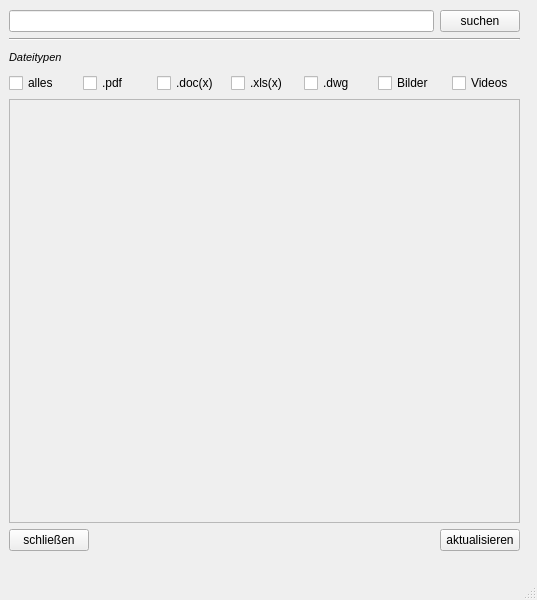
<?xml version="1.0" encoding="UTF-8"?>
<ui version="4.0">
 <class>MainWindow</class>
 <widget class="QMainWindow" name="MainWindow">
  <property name="geometry">
   <rect>
    <x>0</x>
    <y>0</y>
    <width>537</width>
    <height>600</height>
   </rect>
  </property>
  <property name="windowTitle">
   <string>MainWindow</string>
  </property>
  <widget class="QWidget" name="centralwidget">
   <widget class="QWidget" name="">
    <property name="geometry">
     <rect>
      <x>9</x>
      <y>10</y>
      <width>511</width>
      <height>541</height>
     </rect>
    </property>
    <layout class="QVBoxLayout" name="verticalLayout">
     <item>
      <layout class="QHBoxLayout" name="horizontalLayout_3">
       <item>
        <widget class="QLineEdit" name="lineEdit"/>
       </item>
       <item>
        <widget class="QPushButton" name="pushButton">
         <property name="text">
          <string>suchen</string>
         </property>
        </widget>
       </item>
      </layout>
     </item>
     <item>
      <widget class="Line" name="line">
       <property name="orientation">
        <enum>Qt::Horizontal</enum>
       </property>
      </widget>
     </item>
     <item>
      <layout class="QHBoxLayout" name="horizontalLayout_2">
       <item>
        <widget class="QLabel" name="label">
         <property name="font">
          <font>
           <pointsize>8</pointsize>
           <italic>true</italic>
          </font>
         </property>
         <property name="text">
          <string>Dateitypen</string>
         </property>
        </widget>
       </item>
       <item>
        <spacer name="horizontalSpacer">
         <property name="orientation">
          <enum>Qt::Horizontal</enum>
         </property>
         <property name="sizeHint" stdset="0">
          <size>
           <width>378</width>
           <height>20</height>
          </size>
         </property>
        </spacer>
       </item>
      </layout>
     </item>
     <item>
      <layout class="QHBoxLayout" name="horizontalLayout">
       <item>
        <widget class="QCheckBox" name="checkBox">
         <property name="text">
          <string>alles</string>
         </property>
        </widget>
       </item>
       <item>
        <widget class="QCheckBox" name="checkBox_2">
         <property name="text">
          <string>.pdf</string>
         </property>
        </widget>
       </item>
       <item>
        <widget class="QCheckBox" name="checkBox_5">
         <property name="text">
          <string>.doc(x)</string>
         </property>
        </widget>
       </item>
       <item>
        <widget class="QCheckBox" name="checkBox_6">
         <property name="text">
          <string>.xls(x)</string>
         </property>
        </widget>
       </item>
       <item>
        <widget class="QCheckBox" name="checkBox_7">
         <property name="text">
          <string>.dwg</string>
         </property>
        </widget>
       </item>
       <item>
        <widget class="QCheckBox" name="checkBox_3">
         <property name="text">
          <string>Bilder</string>
         </property>
        </widget>
       </item>
       <item>
        <widget class="QCheckBox" name="checkBox_4">
         <property name="text">
          <string>Videos</string>
         </property>
        </widget>
       </item>
      </layout>
     </item>
     <item>
      <widget class="QScrollArea" name="scrollArea">
       <property name="widgetResizable">
        <bool>true</bool>
       </property>
       <widget class="QWidget" name="scrollAreaWidgetContents">
        <property name="geometry">
         <rect>
          <x>0</x>
          <y>0</y>
          <width>507</width>
          <height>404</height>
         </rect>
        </property>
       </widget>
      </widget>
     </item>
     <item>
      <layout class="QHBoxLayout" name="horizontalLayout_4">
       <item>
        <widget class="QPushButton" name="pushButton_2">
         <property name="text">
          <string>schließen</string>
         </property>
        </widget>
       </item>
       <item>
        <spacer name="horizontalSpacer_2">
         <property name="orientation">
          <enum>Qt::Horizontal</enum>
         </property>
         <property name="sizeHint" stdset="0">
          <size>
           <width>40</width>
           <height>20</height>
          </size>
         </property>
        </spacer>
       </item>
       <item>
        <widget class="QPushButton" name="pushButton_3">
         <property name="text">
          <string>aktualisieren</string>
         </property>
        </widget>
       </item>
      </layout>
     </item>
    </layout>
   </widget>
  </widget>
  <widget class="QStatusBar" name="statusbar"/>
  <action name="actionletzte_Suchen">
   <property name="text">
    <string>letzte Suchen</string>
   </property>
  </action>
 </widget>
 <resources/>
 <connections/>
</ui>
